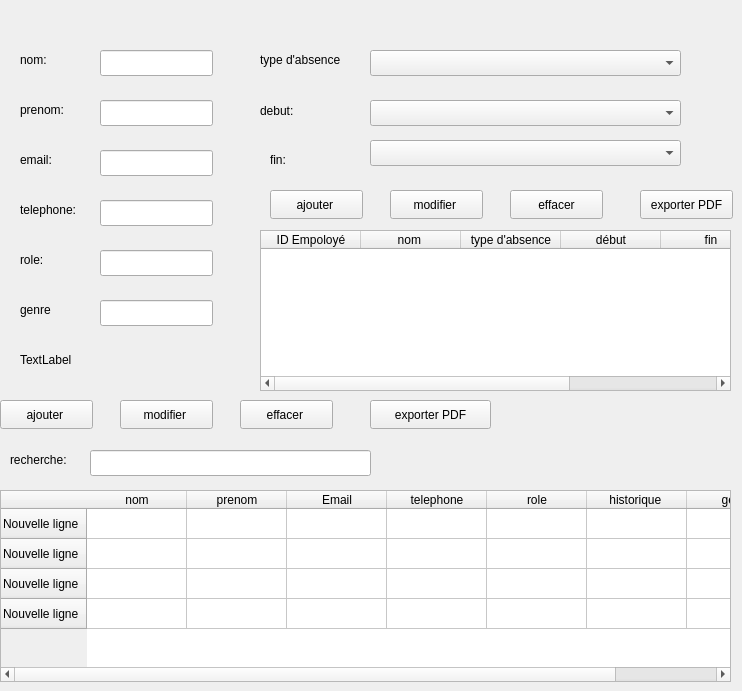
    <widget class="QWidget" name="page_5">
     <widget class="QLabel" name="label_18">
      <property name="geometry">
       <rect>
        <x>20</x>
        <y>50</y>
        <width>63</width>
        <height>20</height>
       </rect>
      </property>
      <property name="text">
       <string>nom:</string>
      </property>
     </widget>
     <widget class="QLabel" name="label_19">
      <property name="geometry">
       <rect>
        <x>20</x>
        <y>100</y>
        <width>63</width>
        <height>20</height>
       </rect>
      </property>
      <property name="text">
       <string>prenom:</string>
      </property>
     </widget>
     <widget class="QLabel" name="label_20">
      <property name="geometry">
       <rect>
        <x>20</x>
        <y>150</y>
        <width>63</width>
        <height>20</height>
       </rect>
      </property>
      <property name="text">
       <string>email:</string>
      </property>
     </widget>
     <widget class="QLabel" name="label_21">
      <property name="geometry">
       <rect>
        <x>20</x>
        <y>200</y>
        <width>71</width>
        <height>20</height>
       </rect>
      </property>
      <property name="text">
       <string>telephone:</string>
      </property>
     </widget>
     <widget class="QLabel" name="label_22">
      <property name="geometry">
       <rect>
        <x>20</x>
        <y>250</y>
        <width>63</width>
        <height>20</height>
       </rect>
      </property>
      <property name="text">
       <string>role:</string>
      </property>
     </widget>
     <widget class="QLabel" name="label_23">
      <property name="geometry">
       <rect>
        <x>20</x>
        <y>300</y>
        <width>63</width>
        <height>20</height>
       </rect>
      </property>
      <property name="text">
       <string>genre </string>
      </property>
     </widget>
     <widget class="QLabel" name="label_24">
      <property name="geometry">
       <rect>
        <x>20</x>
        <y>350</y>
        <width>63</width>
        <height>20</height>
       </rect>
      </property>
      <property name="text">
       <string>TextLabel</string>
      </property>
     </widget>
     <widget class="QLineEdit" name="lineEdit_10">
      <property name="geometry">
       <rect>
        <x>100</x>
        <y>50</y>
        <width>113</width>
        <height>26</height>
       </rect>
      </property>
     </widget>
     <widget class="QLineEdit" name="lineEdit_11">
      <property name="geometry">
       <rect>
        <x>100</x>
        <y>100</y>
        <width>113</width>
        <height>26</height>
       </rect>
      </property>
     </widget>
     <widget class="QLineEdit" name="lineEdit_12">
      <property name="geometry">
       <rect>
        <x>100</x>
        <y>150</y>
        <width>113</width>
        <height>26</height>
       </rect>
      </property>
     </widget>
     <widget class="QLineEdit" name="lineEdit_13">
      <property name="geometry">
       <rect>
        <x>100</x>
        <y>200</y>
        <width>113</width>
        <height>26</height>
       </rect>
      </property>
     </widget>
     <widget class="QLineEdit" name="lineEdit_14">
      <property name="geometry">
       <rect>
        <x>100</x>
        <y>250</y>
        <width>113</width>
        <height>26</height>
       </rect>
      </property>
     </widget>
     <widget class="QLineEdit" name="lineEdit_15">
      <property name="geometry">
       <rect>
        <x>100</x>
        <y>300</y>
        <width>113</width>
        <height>26</height>
       </rect>
      </property>
     </widget>
     <widget class="QPushButton" name="pushButton_13">
      <property name="geometry">
       <rect>
        <x>0</x>
        <y>400</y>
        <width>93</width>
        <height>29</height>
       </rect>
      </property>
      <property name="text">
       <string>ajouter </string>
      </property>
     </widget>
     <widget class="QPushButton" name="pushButton_14">
      <property name="geometry">
       <rect>
        <x>120</x>
        <y>400</y>
        <width>93</width>
        <height>29</height>
       </rect>
      </property>
      <property name="text">
       <string>modifier </string>
      </property>
     </widget>
     <widget class="QPushButton" name="pushButton_15">
      <property name="geometry">
       <rect>
        <x>240</x>
        <y>400</y>
        <width>93</width>
        <height>29</height>
       </rect>
      </property>
      <property name="text">
       <string>effacer </string>
      </property>
     </widget>
     <widget class="QPushButton" name="pushButton_16">
      <property name="geometry">
       <rect>
        <x>370</x>
        <y>400</y>
        <width>121</width>
        <height>29</height>
       </rect>
      </property>
      <property name="text">
       <string>exporter PDF</string>
      </property>
     </widget>
     <widget class="QLabel" name="label_25">
      <property name="geometry">
       <rect>
        <x>10</x>
        <y>450</y>
        <width>91</width>
        <height>20</height>
       </rect>
      </property>
      <property name="text">
       <string>recherche:</string>
      </property>
     </widget>
     <widget class="QTableWidget" name="tableWidget_4">
      <property name="geometry">
       <rect>
        <x>0</x>
        <y>490</y>
        <width>731</width>
        <height>192</height>
       </rect>
      </property>
      <row>
       <property name="text">
        <string>Nouvelle ligne</string>
       </property>
      </row>
      <row>
       <property name="text">
        <string>Nouvelle ligne</string>
       </property>
      </row>
      <row>
       <property name="text">
        <string>Nouvelle ligne</string>
       </property>
      </row>
      <row>
       <property name="text">
        <string>Nouvelle ligne</string>
       </property>
      </row>
      <column>
       <property name="text">
        <string>nom</string>
       </property>
      </column>
      <column>
       <property name="text">
        <string>prenom</string>
       </property>
      </column>
      <column>
       <property name="text">
        <string>Email</string>
       </property>
      </column>
      <column>
       <property name="text">
        <string>telephone</string>
       </property>
      </column>
      <column>
       <property name="text">
        <string>role</string>
       </property>
      </column>
      <column>
       <property name="text">
        <string>historique </string>
       </property>
      </column>
      <column>
       <property name="text">
        <string>genre</string>
       </property>
      </column>
     </widget>
     <widget class="QLabel" name="label_26">
      <property name="geometry">
       <rect>
        <x>260</x>
        <y>50</y>
        <width>111</width>
        <height>20</height>
       </rect>
      </property>
      <property name="text">
       <string>type d'absence</string>
      </property>
     </widget>
     <widget class="QLabel" name="label_27">
      <property name="geometry">
       <rect>
        <x>260</x>
        <y>100</y>
        <width>63</width>
        <height>21</height>
       </rect>
      </property>
      <property name="text">
       <string>debut:</string>
      </property>
     </widget>
     <widget class="QLabel" name="label_28">
      <property name="geometry">
       <rect>
        <x>270</x>
        <y>150</y>
        <width>63</width>
        <height>20</height>
       </rect>
      </property>
      <property name="text">
       <string>fin:</string>
      </property>
     </widget>
     <widget class="QLabel" name="label_29">
      <property name="geometry">
       <rect>
        <x>260</x>
        <y>190</y>
        <width>63</width>
        <height>20</height>
       </rect>
      </property>
      <property name="text">
       <string/>
      </property>
     </widget>
     <widget class="QComboBox" name="comboBox_3">
      <property name="geometry">
       <rect>
        <x>370</x>
        <y>50</y>
        <width>311</width>
        <height>26</height>
       </rect>
      </property>
     </widget>
     <widget class="QComboBox" name="comboBox_4">
      <property name="geometry">
       <rect>
        <x>370</x>
        <y>100</y>
        <width>311</width>
        <height>26</height>
       </rect>
      </property>
     </widget>
     <widget class="QComboBox" name="comboBox_5">
      <property name="geometry">
       <rect>
        <x>370</x>
        <y>140</y>
        <width>311</width>
        <height>26</height>
       </rect>
      </property>
     </widget>
     <widget class="QLineEdit" name="lineEdit_16">
      <property name="geometry">
       <rect>
        <x>90</x>
        <y>450</y>
        <width>281</width>
        <height>26</height>
       </rect>
      </property>
     </widget>
     <widget class="QPushButton" name="pushButton_17">
      <property name="geometry">
       <rect>
        <x>270</x>
        <y>190</y>
        <width>93</width>
        <height>29</height>
       </rect>
      </property>
      <property name="text">
       <string>ajouter </string>
      </property>
     </widget>
     <widget class="QPushButton" name="pushButton_18">
      <property name="geometry">
       <rect>
        <x>390</x>
        <y>190</y>
        <width>93</width>
        <height>29</height>
       </rect>
      </property>
      <property name="text">
       <string>modifier </string>
      </property>
     </widget>
     <widget class="QPushButton" name="pushButton_19">
      <property name="geometry">
       <rect>
        <x>510</x>
        <y>190</y>
        <width>93</width>
        <height>29</height>
       </rect>
      </property>
      <property name="text">
       <string>effacer</string>
      </property>
     </widget>
     <widget class="QPushButton" name="pushButton_20">
      <property name="geometry">
       <rect>
        <x>640</x>
        <y>190</y>
        <width>93</width>
        <height>29</height>
       </rect>
      </property>
      <property name="text">
       <string>exporter PDF</string>
      </property>
     </widget>
     <widget class="QTableWidget" name="tableWidget_5">
      <property name="geometry">
       <rect>
        <x>260</x>
        <y>230</y>
        <width>471</width>
        <height>161</height>
       </rect>
      </property>
      <column>
       <property name="text">
        <string>ID Empoloyé</string>
       </property>
      </column>
      <column>
       <property name="text">
        <string>nom </string>
       </property>
      </column>
      <column>
       <property name="text">
        <string>type d'absence</string>
       </property>
      </column>
      <column>
       <property name="text">
        <string>début</string>
       </property>
      </column>
      <column>
       <property name="text">
        <string>fin</string>
       </property>
      </column>
      <column>
       <property name="text">
        <string>raison</string>
       </property>
      </column>
     </widget>
    </widget>
